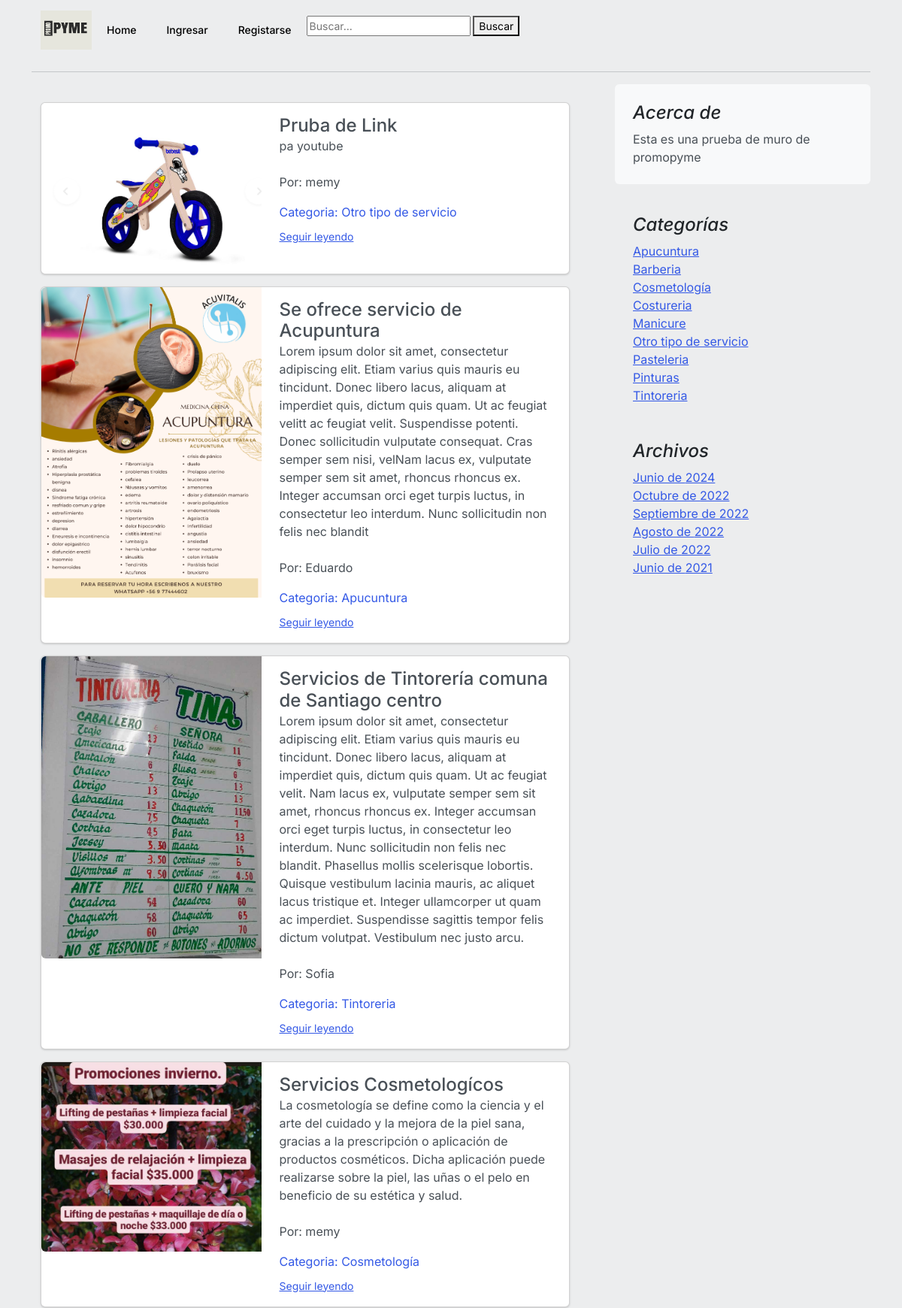
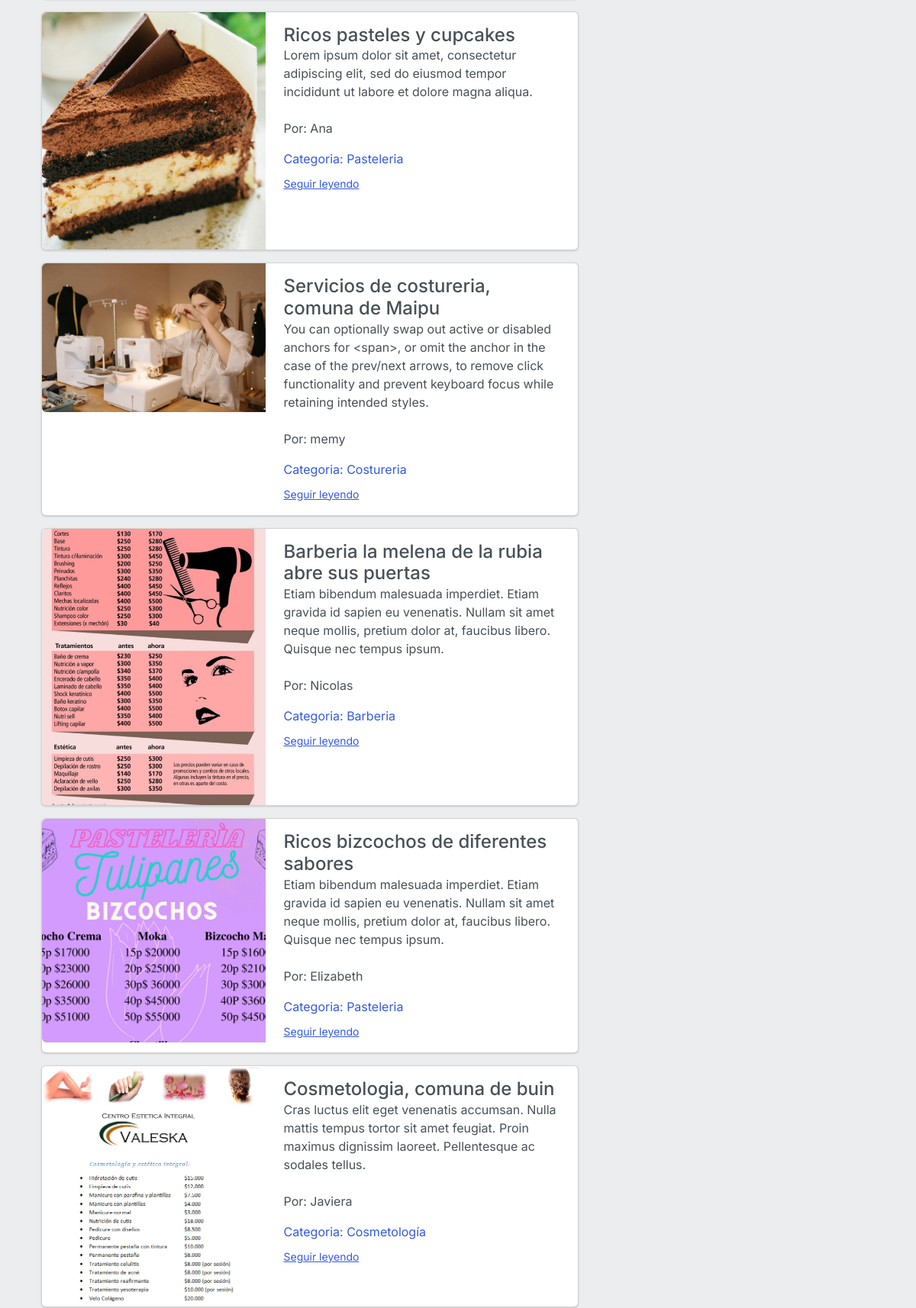
The page /buscar/ (upper part) on the database its author committed (2 pictures, top to bottom).
### core/models.py (models this page shows, shortened)
class Post(models.Model):
	title = models.CharField(max_length=250, verbose_name='Título')
	excerpt = models.TextField(verbose_name='Bajada')
	content = RichTextField(verbose_name='Contenido')
	image = models.ImageField(upload_to='posts', null=True, blank=True, verbose_name='Imagen')
	published = models.BooleanField(default=False, verbose_name='Publicado')
	category = models.ForeignKey(Category, on_delete=models.CASCADE, related_name='get_posts', verbose_name='Categoría')
	author = models.ForeignKey(User, on_delete=models.CASCADE, related_name='get_posts', verbose_name='Autor')
	created = models.DateTimeField(auto_now_add=True, verbose_name='Fecha de creación')
	updated = models.DateTimeField(auto_now=True, verbose_name='Fecha de modificación')
	class Meta:
		verbose_name = 'Publicación'
		verbose_name_plural = 'Publicaciones'
		ordering = ['-created']
	def __str__(self):
		return self.title

class Category (models.Model):
	name = models.CharField(max_length=200, unique=True, verbose_name='Nombre')
	active = models.BooleanField(default=True, verbose_name='Activo')
	created = models.DateTimeField(auto_now_add=True, verbose_name='Fecha de creación')
	updated = models.DateTimeField(auto_now=True, verbose_name='Fecha de modificación')
	class Meta:
		verbose_name = 'Categoría'
		verbose_name_plural = 'Categorías'
		ordering = ['name']

### core/views.py (the view)
# urls.py: path('buscar/', buscar, name='buscar'),
def buscar(request):
    busqueda = request.GET.get("buscar")
    posts = Post.objects.all()
    if busqueda:
        posts = Post.objects.filter(
                                    Q(title__icontains=busqueda) |
                                    Q(author__username__icontains=busqueda)|
                                    Q(category__name__icontains=busqueda)
    ).distinct()
    print (posts)
    return render(request, 'core/busqueda.html', {'posts': posts})

### core/processors.py (called while the page is built)
def ctx_dic_about(request):
	ctx_about = {}
	ctx_about['ABOUT'] = About.objects.latest('created')
	return ctx_about

def ctx_dic_category(request):
	ctx_category = {}
	ctx_category['categories'] = Category.objects.filter(active=True)
	return ctx_category

def ctx_dic_history(request):
	ctx_history = {}
	ctx_history['dates'] = Post.objects.dates('created', 'month', order='DESC').distinct()
	return ctx_history

def ctx_dic_link(request):
	ctx_link = {}
	links = Link.objects.all()
	for link in links:
		ctx_link[link.key] = {'url':link.url, 'icon':link.icon}
	return ctx_link

### core/templates/core/busqueda.html
{% extends 'core/base.html' %}
{% load static %}
{% block content %}
    <br>
    <div class="container">
        {% if posts %}
            {% for prod in posts %}
                <div class="card mb-3">
                    <div class="row g-0">
                        {% if prod.image %}
                            <div class="col-md-5">
                                <img src="{{ prod.image.url }}" class="img-fluid rounded-start" alt="...">
                            </div>
                        {% endif %}
                        <div class="col-md-7">
                            <div class="card-body">
                                <h4 class="mb-0">{{ prod.title }}</h4>
                                <p class="card-text mb-auto">{{ prod.excerpt }}</p>
                                <br>
                                <p>Por: {{ prod.author.username }}</p>
                                <p class="d-inline-block mb-2 text-primary">Categoria: {{ prod.category.name }}</p>
                                <p class="card-text">
                                    <small class="text-muted">
                                        <a href="{% url 'post' prod.id %}" class="stretched-link">Seguir leyendo</a>
                                    </small>
                                </p>
                            </div>
                        </div>
                    </div>
                </div>
            {% endfor %}
        {% else %}
            <p>No results found.</p>
        {% endif %}
    </div>
    <br><br>
{% endblock %}

### core/templates/core/base.html (shortened to what this page needs)
<!doctype html>
<html lang="es">
<head>
    {% load static %}
    <link rel="stylesheet" href="https://cdn.jsdelivr.net/npm/bootstrap-icons@1.9.1/font/bootstrap-icons.css">
    <link href={% static 'core/css/bootstrap.min.css' %} rel="stylesheet">
    <link href={% static 'core/css/blog.css' %} rel="stylesheet">
    <link rel="stylesheet" href={% static 'core/css/style.css' %}>
</head>
<body class="body">
  <div class="container">
    <header>
      <nav class="navbar navbar-expand-lg bg-body-tertiary">
        <div class="container-fluid">
          <div class ="contenedor_logo">
            <img class="logo" src="{% static 'core/img/PRomo (1).png' %}" alt="logo" style="width:68px;height:52px" >
          </div>
          <div class="collapse navbar-collapse" id="navbarSupportedContent">
            <ul class="navbar-nav me-auto mb-2 mb-lg-0">
              <li class="nav-item">
                <a class="nav-link " aria-current="page" href='/'>Home</a>
              </li>
              {% if request.user.is_authenticated %}
                <li class="nav-item">
                  <a class="nav-link"  href={% url 'create' %}>Crear Post</a>
                </li>
                <li class="nav-item">
                  <a class="nav-link"  href={% url 'exit' %}>Salir</a>
                </li>
              <ul>
              {% include 'core/includes/submenu.html' %}
              </ul>
              {% else %}
              <li class="nav-item">
                <a class="nav-link" href={% url 'login' %}>Ingresar</a>
              </li>
              <li class="nav-item">
                <a class="nav-link" href={% url 'register' %}>Registarse</a>
              </li>
              {% endif %}
              <form method="GET" action="{% url 'buscar' %}">
                <input type="text" name="buscar" placeholder="Buscar..." value="{{request.GET.buscar}}">
                <button type="submit">Buscar</button>
            </form>
            </ul>
          </div>
        </div>
      </nav>
    </header>
    <hr>
    <main class="mt-2">
      <section class="row g-5">
        <div class="col-md-8">
            {% block content %}
            {% endblock %}
        </div>
        <aside class="col-md-4">
          <div class="position-sticky" style="top: 2rem;">
            <div class="p-4 mb-3 bg-light rounded">
              <h4 class="fst-italic">Acerca de</h4>
              <p class="mb-0">Esta es una prueba de muro de promopyme</p>
            </div>
            <div class="p-4">
              <h4 class="fst-italic">Categorías</h4>
              <ol class="list-unstyled mb-0">
                {% for item in categories %}
                  <li><a href={% url 'category' %}?cat={{ item.id }}>{{ item.name }}</a></li>
                {% endfor %}
              </ol>
            </div>
            <div class="p-4">
              <h4 class="fst-italic">Archivos</h4>
              <ol class="list-unstyled mb-0">
                {% for item in dates %}
                  <li>
                    {% if item.month == 6 %}<a href={% url 'dates' item.month item.year %}>Junio de {{ item.year }}</a>{% endif %}
                    {% if item.month == 7 %}<a href={% url 'dates' item.month item.year %}>Julio de {{ item.year }}</a>{% endif %}
                    {% if item.month == 8 %}<a href={% url 'dates' item.month item.year %}>Agosto de {{ item.year }}</a>{% endif %}
                    {% if item.month == 9 %}<a href={% url 'dates' item.month item.year %}>Septiembre de {{ item.year }}</a>{% endif %}
                    {% if item.month == 10 %}<a href={% url 'dates' item.month item.year %}>Octubre de {{ item.year }}</a>{% endif %}
                  </li>
                {% endfor %}
              </ol>
            </div>
          </div>
        </aside>
      </section>
    </main>
  </div>
</body>
</html>

### core/static/core/css/style.css (style rules this page uses)
.body { margin: 0; padding: 0; background:#ecedee; height: 100%; }

### rows shown on the page
Post: image (picture), title "Pruba de Link", excerpt "pa youtube", author.username "memy", category.name "Otro tipo de servicio"
Post: image (picture), title "Se ofrece servicio de Acupuntura", excerpt "Lorem ipsum dolor sit amet, consectetur adipiscing elit. Etiam varius quis mauris eu tincidunt. Donec libero lacus, aliquam at imperdiet quis, dictum quis quam. Ut ac feugiat velitt ac feugiat velit. Suspendisse potenti. Donec sollicitudin vulputate consequat. Cras semper sem nisi, velNam lacus ex, vulputate semper sem sit amet, rhoncus rhoncus ex. Integer accumsan orci eget turpis luctus, in consectetur leo interdum. Nunc sollicitudin non felis nec blandit", author.username "Eduardo", category.name "Apucuntura"
Post: image (picture), title "Servicios de Tintorería comuna de Santiago centro", excerpt "Lorem ipsum dolor sit amet, consectetur adipiscing elit. Etiam varius quis mauris eu tincidunt. Donec libero lacus, aliquam at imperdiet quis, dictum quis quam. Ut ac feugiat velit. Nam lacus ex, vulputate semper sem sit amet, rhoncus rhoncus ex. Integer accumsan orci eget turpis luctus, in consectetur leo interdum. Nunc sollicitudin non felis nec blandit. Phasellus mollis scelerisque lobortis. Quisque vestibulum lacinia mauris, ac aliquet lacus tristique et. Integer ullamcorper ut quam ac imperdiet. Suspendisse sagittis tempor felis dictum volutpat. Vestibulum nec justo arcu.", author.username "Sofia", category.name "Tintoreria"
Post: image (picture), title "Servicios Cosmetologícos", excerpt "La cosmetología se define como la ciencia y el arte del cuidado y la mejora de la piel sana, gracias a la prescripción o aplicación de productos cosméticos. Dicha aplicación puede realizarse sobre la piel, las uñas o el pelo en beneficio de su estética y salud.", author.username "memy", category.name "Cosmetología"
Post: image (picture), title "Ricos pasteles y cupcakes", excerpt "Lorem ipsum dolor sit amet, consectetur adipiscing elit, sed do eiusmod tempor incididunt ut labore et dolore magna aliqua.", author.username "Ana", category.name "Pasteleria"
Post: image (picture), title "Servicios de costureria, comuna de Maipu", excerpt "You can optionally swap out active or disabled anchors for <span>, or omit the anchor in the case of the prev/next arrows, to remove click functionality and prevent keyboard focus while retaining intended styles.", author.username "memy", category.name "Costureria"
Post: image (picture), title "Barberia la melena de la rubia abre sus puertas", excerpt "Etiam bibendum malesuada imperdiet. Etiam gravida id sapien eu venenatis. Nullam sit amet neque mollis, pretium dolor at, faucibus libero. Quisque nec tempus ipsum.", author.username "Nicolas", category.name "Barberia"
Post: image (picture), title "Ricos bizcochos de diferentes sabores", excerpt "Etiam bibendum malesuada imperdiet. Etiam gravida id sapien eu venenatis. Nullam sit amet neque mollis, pretium dolor at, faucibus libero. Quisque nec tempus ipsum.", author.username "Elizabeth", category.name "Pasteleria"
Post: image (picture), title "Cosmetologia, comuna de buin", excerpt "Cras luctus elit eget venenatis accumsan. Nulla mattis tempus tortor sit amet feugiat. Proin maximus dignissim laoreet. Pellentesque ac sodales tellus.", author.username "Javiera", category.name "Cosmetología"
Category: name "Apucuntura"
Category: name "Barberia"
Category: name "Cosmetología"
Category: name "Costureria"
Category: name "Manicure"
Category: name "Otro tipo de servicio"
Category: name "Pasteleria"
Category: name "Pinturas"
Category: name "Tintoreria"

### other values the page prints
{{ item.year }} "2024" "2021"
{{ item.year }} "2022"
